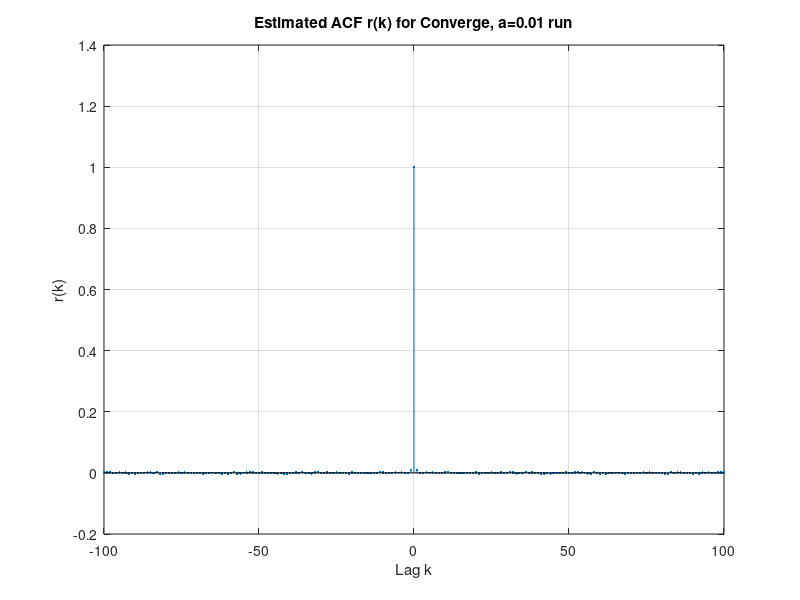
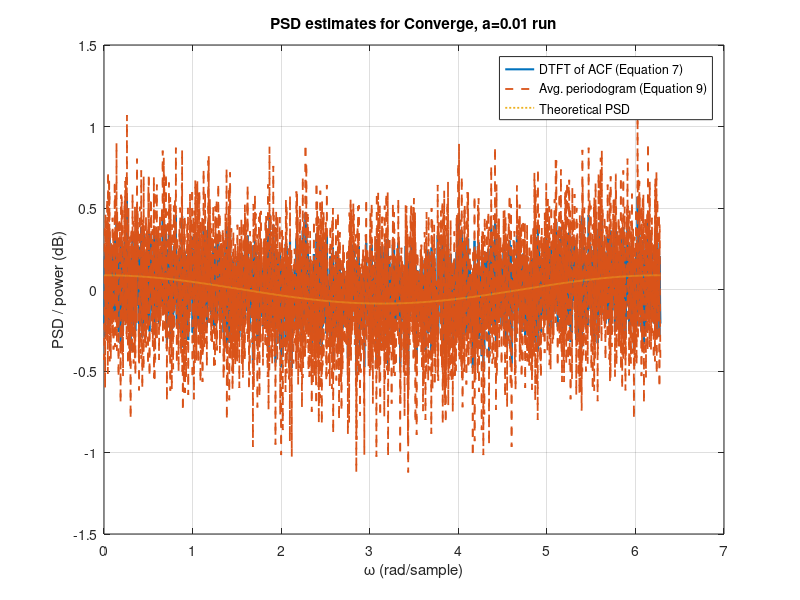
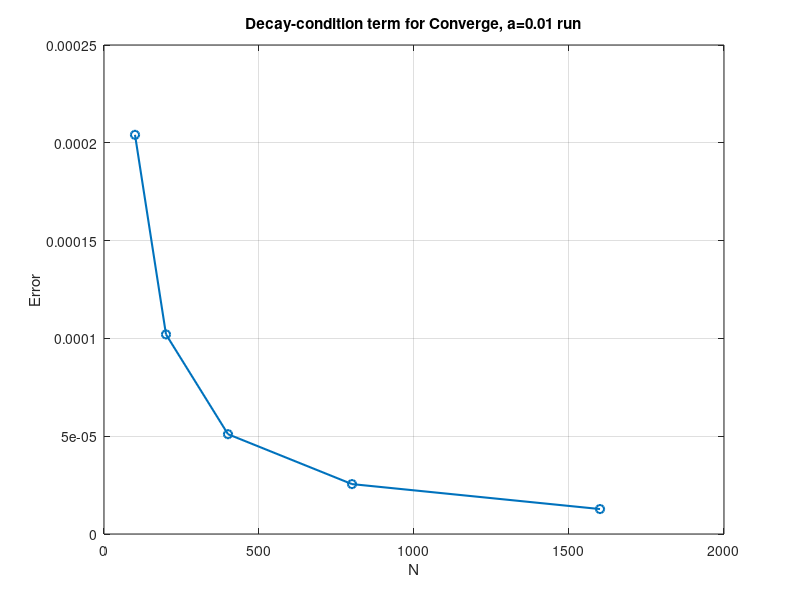

These figures' MATLAB source, in order:
clear; clc; close all;

N    = 4096;     % Number of samples per realization (time length)
L    = 200;      % Number of independent realizations (for ensemble averaging)
nfft = N;        % FFT length (use N for 1:1 mapping of bins to samples)

% Choose which case to run:
run_case = 'Converge';          % Options: 'AR1', 'RandomWalk', 'Custom'

% Parameters for AR(1)
a_AR     = 0.01;            % AR(1) coefficient (|a_AR|<1 => stationary, fast ACF decay)
sigma_AR = 1;              % Std dev of driving white noise

% Parameters for Random Walk
sigma_RW = 1;              % Std dev of step noise

%% ============== DEFINE PROCESS GENERATOR ==============
% Here we define a function handle gen_process(N) that returns one realization
% x[0..N-1] of the chosen process.

% AR(1) process: x[n] - a_AR * x[n-1] = w[n], w ~ N(0, sigma_AR^2)
% filter(1, [1 -a_AR], w) implements this recursion
gen_process = @(N) filter(1, [1 -a_AR], sigma_AR*randn(1,N));
process_name = sprintf('Converge, a=%.2f', a_AR);

% We know the theoretical ACF and PSD for AR(1), so we set these
use_theoretical = true;
sigma_x2 = sigma_AR^2 / (1 - a_AR^2);               % Variance of AR(1)
% Theoretical ACF: r(k) = sigma_x2 * a_AR^{|k|}
r_theo_fun = @(k) sigma_x2 * (abs(a_AR).^abs(k));
% Frequency grid in rad/sample
omega = 2*pi*(0:nfft-1)/nfft;
% Theoretical PSD: P(ω) = σ_w^2 / |1 - a e^{-jω}|^2
P_theo_fun = @(omega) sigma_x2 * (1 - a_AR^2) ./ ...
                      (abs(1 - a_AR*exp(-1j*omega)).^2);

%% ============== GENERATE REALIZATIONS ==============
% Generate L independent realizations of length N using gen_process
x_all = zeros(L, N);                % Preallocate matrix [L x N]
for r = 1:L
    x_all(r,:) = gen_process(N);    % Row r = one realization
end

%% ============== ESTIMATE ACF (ENSEMBLE) ==============
% We want the ensemble ACF r(k) ≈ E{x[n] x*(n-k)}.
% Approximate it by averaging xcorr() over all realizations.

maxLag = N-1;                       % Compute ACF for lags -N+1..N-1
r_est  = zeros(1, 2*maxLag+1);      % Will hold average ACF over realizations

for r = 1:L
    % xcorr with 'biased' normalization: divides by N instead of N-|k|
    [acf, lags] = xcorr(x_all(r,:), maxLag, 'biased');
    r_est = r_est + acf;            % Accumulate ACF from each realization
end
r_est = r_est / L;                  % Average across realizations → ensemble estimate

%% ============== PSD VIA DTFT OF ACF (DEF. 1) ==============
% Definition 1: P(ω) = Σ_k r(k) e^{-jωk}
% We approximate this DTFT by an N-point FFT of r(k) for k = 0..N-1.

% Index of lag k=0 is at the center of r_est
center_idx = (length(r_est)+1)/2;

% Extract lags k = 0..N-1 into a length-N vector
r0_to_Nm1  = r_est(center_idx : center_idx + N - 1);

% FFT of r(k) approximates samples of P(ω)
P1         = real(fft(r0_to_Nm1));  % Real part; imaginary part is numerical noise

%% ============== PSD VIA AVERAGED PERIODOGRAM (DEF. 2) ==============
% Definition 2: P(ω) = lim_{N→∞} E{ (1/N) |Σ_n x(n)e^{-jωn}|^2 }
% Here we approximate the expectation with an average over L realizations.

P2 = zeros(1, nfft);                % Will hold averaged periodogram
for r = 1:L
    x = x_all(r,:);                 % One realization
    X = fft(x, nfft);               % Discrete-time Fourier transform of that realization
    % Periodogram: (1/N) * |Σ x(n)e^{-jωn}|^2, evaluated at DFT bins
    P2 = P2 + (1/N)*abs(X).^2;
end
P2 = P2 / L;                        % Average over all L realizations (≈ expectation)

%% ============== PLOTS: ACF AND PSDs ==============

% -------- ACF plot --------
figure;
stem(lags, r_est, '.'); grid on;
xlabel('Lag k');
ylabel('r(k)');
title(sprintf('Estimated ACF r(k) for %s run', process_name));
xlim([-100 100]);                   % Zoom into small lags to visualize decay

% -------- PSD comparison plot --------
figure;
% PSD from DTFT of ACF (Definition 1)
plot(omega, 10*log10(P1+eps), 'LineWidth', 1.5); hold on;
% PSD from averaged periodogram (Definition 2)
plot(omega, 10*log10(P2+eps), '--', 'LineWidth', 1.3);

if use_theoretical
    % If we have a closed-form PSD (e.g. AR(1)), overlay it
    P_theo = P_theo_fun(omega);
    plot(omega, 10*log10(P_theo+eps), ':', 'LineWidth', 1.3);
    legend('DTFT of ACF (Equation 7)', 'Avg. periodogram (Equation 9)', ...
           'Theoretical PSD', 'Location','Best');
else
    legend('DTFT of ACF (Equation 7)', 'Avg. periodogram (Equation 9)', ...
           'Location','Best');
end

xlabel('\omega (rad/sample)');
ylabel('PSD / power (dB)');
title(sprintf('PSD estimates for %s run', process_name));
grid on;

%% ============== OPTIONAL: DECAY CONDITION TERM (11) ==============
% We approximate: (1/N) Σ_{k=-(N-1)}^{N-1} |k| |r(k)| for several N values.
% If this term → 0 as N grows, the WK condition is satisfied.

Ns  = [100, 200, 400, 800, 1600];   % Different N values for the condition check
val = zeros(size(Ns));              % Will store the condition value for each N

for i = 1:length(Ns)
    Ni = Ns(i);                     % Current N
    k  = -(Ni-1):(Ni-1);            % Lags from -(Ni-1) to +(Ni-1)

    if use_theoretical
        % If we know theoretical r(k) (e.g. AR(1)), use it
        r_use = r_theo_fun(k);
    else
        % Otherwise, use empirical r_est sliced around 0 lag
        mid = (length(r_est)+1)/2;          % index for lag 0
        idx = mid-(Ni-1):mid+(Ni-1);        % indices for lags -(Ni-1)..(Ni-1)
        r_use = r_est(idx);
    end

    % Compute (1/N) * Σ |k| |r(k)|
    val(i) = (1/Ni) * sum(abs(k).*abs(r_use));
end

figure;
plot(Ns, val, 'o-', 'LineWidth', 1.5); grid on;
xlabel('N');
ylabel('Error');
title(sprintf('Decay-condition term for %s run', process_name));
